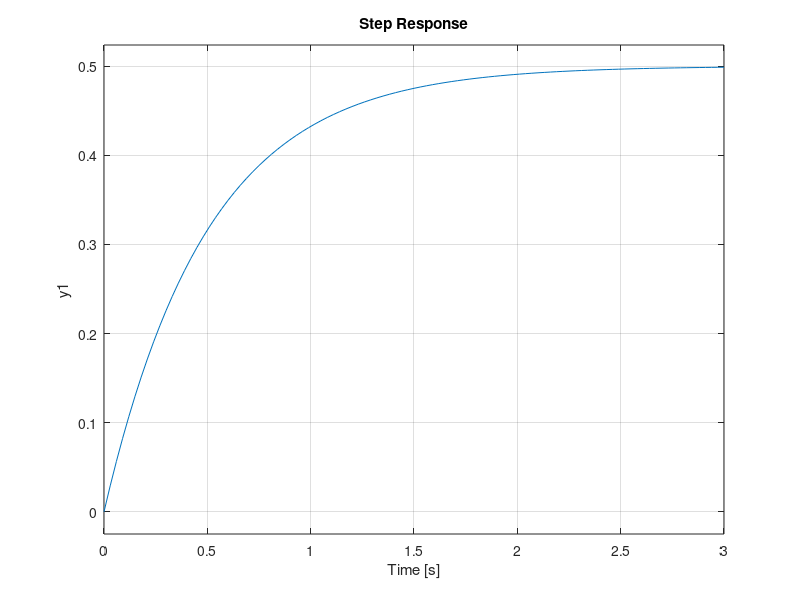
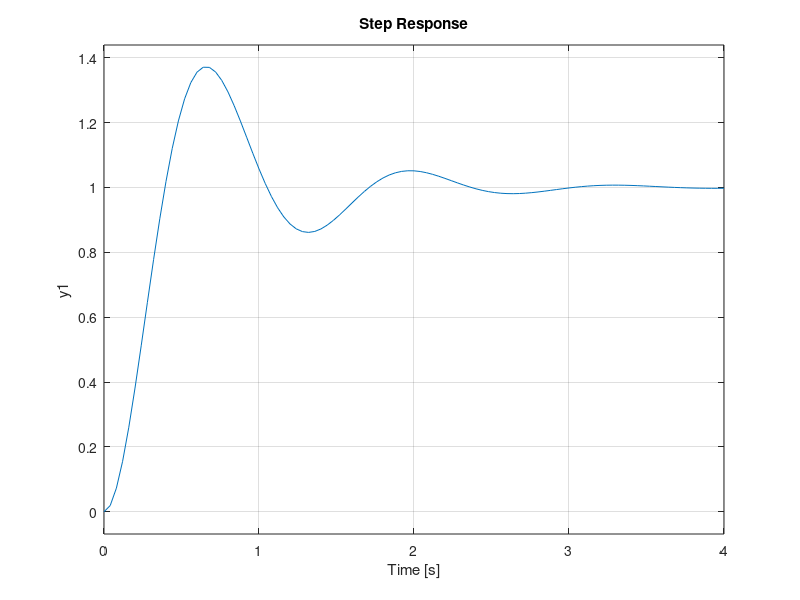
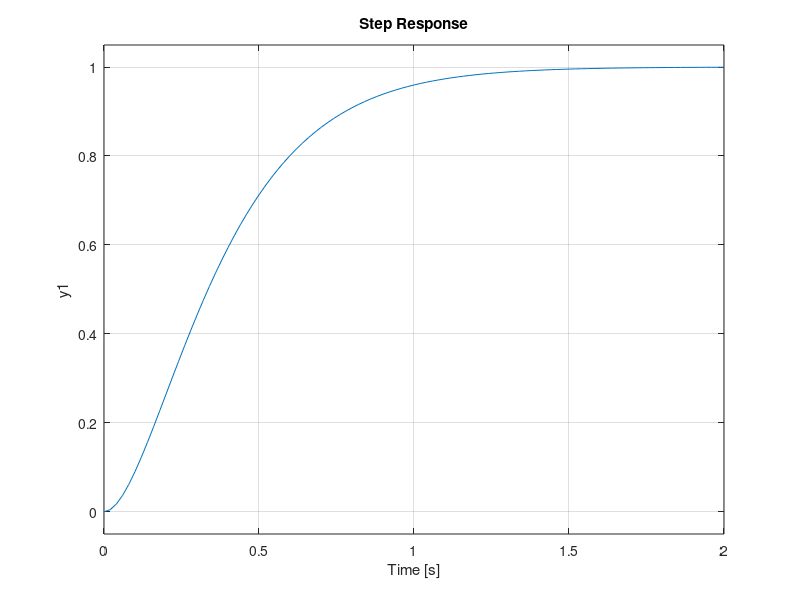
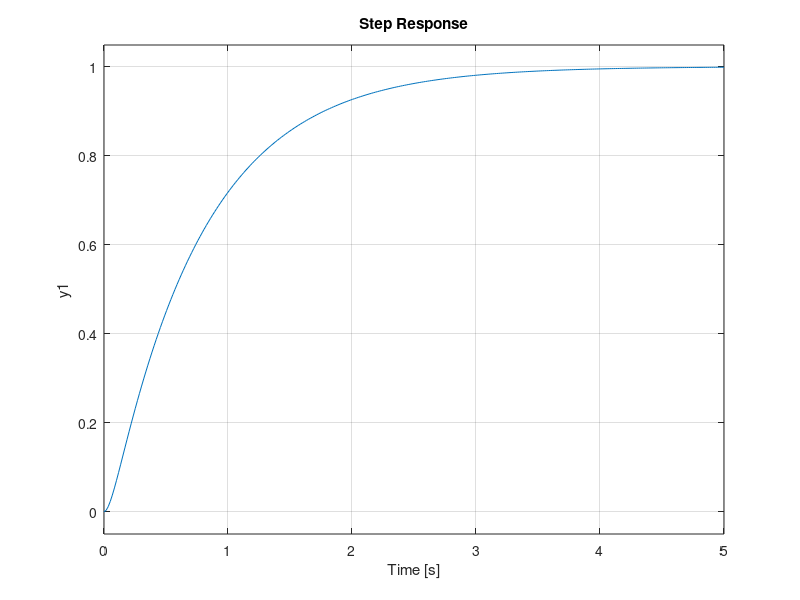

Write MATLAB code to recreate these figures, in order.
%%Time response of first order system
sys = tf([1],[1 2])
figure(1)
step(sys)
%%Time response of second order system
under = tf([25],[1 3 25]) %%underdamped system
figure(2)
step(under)
critical = tf([25],[1 10 25]) %%critically dmped system
figure(3)
step(critical)
over = tf([25],[1 20 25]) %%overdamped system
figure(4)
step(over)